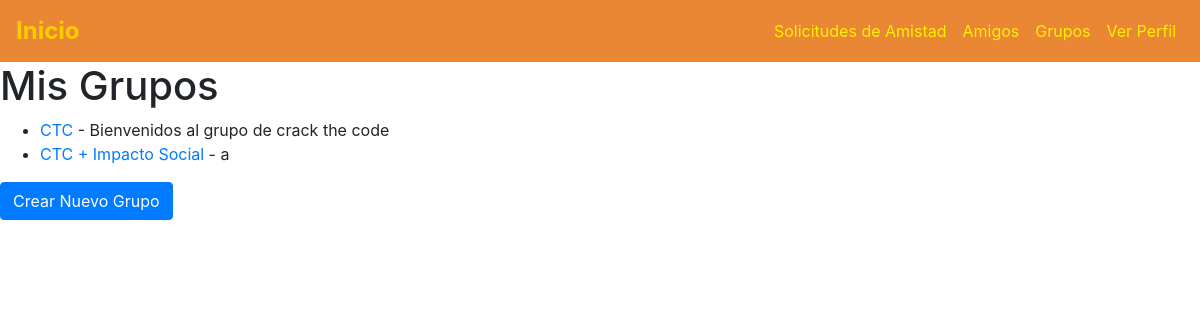
/inicio/grupos/ (signed in), run on the app's committed database.
### inicio/models.py (models this page shows, shortened)
class Grupo(models.Model):
    nombre = models.CharField(max_length=255)
    descripcion = models.TextField()
    creador = models.ForeignKey(Usuario, on_delete=models.CASCADE)
    miembros = models.ManyToManyField(Usuario, related_name='grupos')
    fecha_creacion = models.DateTimeField(auto_now_add=True)

### inicio/views.py (the view)
# urls.py: path('grupos/', views.grupos_usuario, name='grupos_usuario'),
def grupos_usuario(request):
    user = request.user
    grupos = Grupo.objects.filter(miembros=request.user)  # Filtra los grupos en los que el usuario está
    return render(request, 'grupos/grupos_usuario.html', {'grupos': grupos})

### inicio/templates/grupos/grupos_usuario.html
{% extends 'base.html' %}
{% load static %}
{% block content %}
<h1>Mis Grupos</h1>
<ul>
    {% for grupo in grupos %}
        <li>
            <a href="{% url 'detalle_grupo' grupo.id %}">{{ grupo.nombre }}</a> - {{ grupo.descripcion }}
        </li>
    {% empty %}
        <li>No estás en ningún grupo.</li>
    {% endfor %}
</ul>
<a href="{% url 'crear_grupo' %}" class="btn btn-primary">Crear Nuevo Grupo</a>
{% endblock %}

### data on the page
Grupo: nombre "CTC", descripcion "Bienvenidos al grupo de crack the code"
Grupo: nombre "CTC + Impacto Social", descripcion "a"
